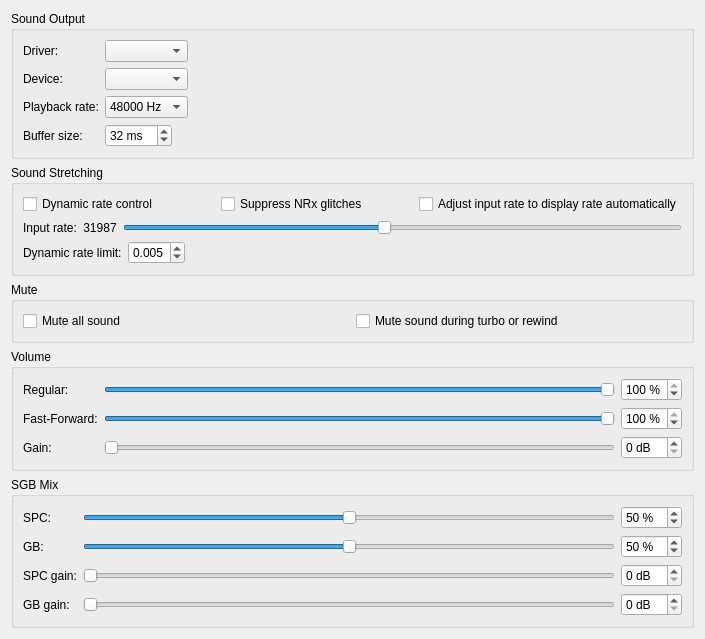
<?xml version="1.0" encoding="UTF-8"?>
<ui version="4.0">
 <class>SoundPanel</class>
 <widget class="QWidget" name="SoundPanel">
  <property name="geometry">
   <rect>
    <x>0</x>
    <y>0</y>
    <width>705</width>
    <height>596</height>
   </rect>
  </property>
  <property name="windowTitle">
   <string>Form</string>
  </property>
  <layout class="QVBoxLayout" name="verticalLayout">
   <item>
    <widget class="QGroupBox" name="groupBox">
     <property name="title">
      <string>Sound Output</string>
     </property>
     <layout class="QVBoxLayout" name="verticalLayout_2">
      <item>
       <layout class="QGridLayout" name="gridLayout" rowminimumheight="0,0,0,0">
        <item row="3" column="1" colspan="2">
         <widget class="QSpinBox" name="spinBox_buffer_size">
          <property name="sizePolicy">
           <sizepolicy hsizetype="Fixed" vsizetype="Fixed">
            <horstretch>0</horstretch>
            <verstretch>0</verstretch>
           </sizepolicy>
          </property>
          <property name="whatsThis">
           <string>&lt;html&gt;&lt;head/&gt;&lt;body&gt;&lt;p&gt;The buffer size for the emulator side of sound playback. Ideally, it should be about two frames worth of audio, or about 32ms at 60Hz. Latency will be half this value.&lt;/p&gt;&lt;/body&gt;&lt;/html&gt;</string>
          </property>
          <property name="suffix">
           <string> ms</string>
          </property>
          <property name="minimum">
           <number>16</number>
          </property>
          <property name="maximum">
           <number>256</number>
          </property>
          <property name="value">
           <number>32</number>
          </property>
         </widget>
        </item>
        <item row="2" column="1">
         <widget class="QComboBox" name="comboBox_playback_rate">
          <property name="sizePolicy">
           <sizepolicy hsizetype="Fixed" vsizetype="Fixed">
            <horstretch>0</horstretch>
            <verstretch>0</verstretch>
           </sizepolicy>
          </property>
          <property name="whatsThis">
           <string>&lt;html&gt;&lt;head/&gt;&lt;body&gt;&lt;p&gt;The output playback rate on your computer. This is &lt;span style=&quot; font-weight:700;&quot;&gt;not&lt;/span&gt; the playback rate of the emulated system.&lt;/p&gt;&lt;p&gt;You should set this to match your operating system's sound server. It should almost always be 48000Hz.&lt;/p&gt;&lt;/body&gt;&lt;/html&gt;</string>
          </property>
          <item>
           <property name="text">
            <string>48000 Hz</string>
           </property>
          </item>
          <item>
           <property name="text">
            <string>44100 Hz</string>
           </property>
          </item>
         </widget>
        </item>
        <item row="3" column="0">
         <widget class="QLabel" name="label_5">
          <property name="text">
           <string>Buffer size:</string>
          </property>
         </widget>
        </item>
        <item row="1" column="0">
         <widget class="QLabel" name="label_2">
          <property name="text">
           <string>Device:</string>
          </property>
         </widget>
        </item>
        <item row="1" column="1">
         <widget class="QComboBox" name="comboBox_device">
          <property name="sizePolicy">
           <sizepolicy hsizetype="Preferred" vsizetype="Fixed">
            <horstretch>0</horstretch>
            <verstretch>0</verstretch>
           </sizepolicy>
          </property>
          <property name="toolTip">
           <string/>
          </property>
         </widget>
        </item>
        <item row="1" column="2">
         <spacer name="horizontalSpacer">
          <property name="orientation">
           <enum>Qt::Horizontal</enum>
          </property>
          <property name="sizeHint" stdset="0">
           <size>
            <width>40</width>
            <height>20</height>
           </size>
          </property>
         </spacer>
        </item>
        <item row="0" column="0">
         <widget class="QLabel" name="label">
          <property name="text">
           <string>Driver:</string>
          </property>
         </widget>
        </item>
        <item row="0" column="1">
         <widget class="QComboBox" name="comboBox_driver">
          <property name="sizePolicy">
           <sizepolicy hsizetype="Preferred" vsizetype="Fixed">
            <horstretch>0</horstretch>
            <verstretch>0</verstretch>
           </sizepolicy>
          </property>
          <property name="toolTip">
           <string>Select the output driver.</string>
          </property>
          <property name="whatsThis">
           <string>&lt;html&gt;&lt;head/&gt;&lt;body&gt;&lt;p&gt;Selects the driver to output sound with.&lt;/p&gt;&lt;p&gt;&lt;span style=&quot; font-style:italic;&quot;&gt;Cubeb: &lt;/span&gt;The recommended option.&lt;/p&gt;&lt;p&gt;&lt;span style=&quot; font-style:italic;&quot;&gt;SDL&lt;/span&gt;: If Cubeb doesn't work.&lt;/p&gt;&lt;p&gt;&lt;span style=&quot; font-style:italic;&quot;&gt;PulseAudio:&lt;/span&gt; Unix only. May have less latency.&lt;/p&gt;&lt;/body&gt;&lt;/html&gt;</string>
          </property>
         </widget>
        </item>
        <item row="2" column="0">
         <widget class="QLabel" name="label_3">
          <property name="text">
           <string>Playback rate:</string>
          </property>
         </widget>
        </item>
       </layout>
      </item>
     </layout>
    </widget>
   </item>
   <item>
    <widget class="QGroupBox" name="groupBox_2">
     <property name="title">
      <string>Sound Stretching</string>
     </property>
     <layout class="QVBoxLayout" name="verticalLayout_3">
      <item>
       <layout class="QHBoxLayout" name="horizontalLayout_5">
        <item>
         <widget class="QCheckBox" name="checkBox_dynamic_rate_control">
          <property name="whatsThis">
           <string>&lt;html&gt;&lt;head/&gt;&lt;body&gt;&lt;p&gt;This option causes the audio to be slightly stretched to keep the latency even and to prevent underruns and overruns, which will cause pops and cracks in the audio.&lt;/p&gt;&lt;/body&gt;&lt;/html&gt;</string>
          </property>
          <property name="text">
           <string>Dynamic rate control</string>
          </property>
         </widget>
        </item>
        <item>
         <widget class="QCheckBox" name="checkBox_suppress_nrx_glitches">
          <property name="whatsThis">
           <string>&lt;html&gt;&lt;head/&gt;&lt;body&gt;&lt;p&gt;Game Boy only: hides the volume jump a channel makes when a game rewrites NRx2 while the channel is still enabled (the &quot;zombie&quot; glitch). Off = exact hardware behaviour, which clicks on every note in some games.&lt;/p&gt;&lt;/body&gt;&lt;/html&gt;</string>
          </property>
          <property name="text">
           <string>Suppress NRx glitches</string>
          </property>
         </widget>
        </item>
        <item>
         <widget class="QCheckBox" name="checkBox_adjust_input_rate">
          <property name="whatsThis">
           <string>&lt;html&gt;&lt;head/&gt;&lt;body&gt;&lt;p&gt;This option stretches the emulated audio output to coincide exactly with your display's refresh rate. It automatically handles the &lt;span style=&quot; font-style:italic;&quot;&gt;Input Rate&lt;/span&gt; option.&lt;/p&gt;&lt;/body&gt;&lt;/html&gt;</string>
          </property>
          <property name="text">
           <string>Adjust input rate to display rate automatically</string>
          </property>
         </widget>
        </item>
       </layout>
      </item>
      <item>
       <layout class="QHBoxLayout" name="horizontalLayout_2">
        <item>
         <widget class="QLabel" name="label_4">
          <property name="text">
           <string>Input rate:</string>
          </property>
         </widget>
        </item>
        <item>
         <widget class="QLabel" name="label_input_rate">
          <property name="text">
           <string>31987</string>
          </property>
          <property name="alignment">
           <set>Qt::AlignCenter</set>
          </property>
         </widget>
        </item>
        <item>
         <layout class="QHBoxLayout" name="horizontalLayout">
          <item>
           <widget class="QSlider" name="horizontalSlider_input_rate">
            <property name="whatsThis">
             <string>&lt;html&gt;&lt;head/&gt;&lt;body&gt;&lt;p&gt;Control how much the audio is stretched initially.&lt;/p&gt;&lt;p&gt;&lt;br/&gt;&lt;/p&gt;&lt;p&gt;Unless you know what you're doing, it's best to use the option above this to adjust it automatically.&lt;/p&gt;&lt;/body&gt;&lt;/html&gt;</string>
            </property>
            <property name="minimum">
             <number>31800</number>
            </property>
            <property name="maximum">
             <number>32200</number>
            </property>
            <property name="value">
             <number>31987</number>
            </property>
            <property name="orientation">
             <enum>Qt::Horizontal</enum>
            </property>
            <property name="tickPosition">
             <enum>QSlider::NoTicks</enum>
            </property>
           </widget>
          </item>
         </layout>
        </item>
       </layout>
      </item>
      <item>
       <layout class="QHBoxLayout" name="horizontalLayout_3">
        <item>
         <widget class="QLabel" name="label_6">
          <property name="sizePolicy">
           <sizepolicy hsizetype="Fixed" vsizetype="Preferred">
            <horstretch>0</horstretch>
            <verstretch>0</verstretch>
           </sizepolicy>
          </property>
          <property name="text">
           <string>Dynamic rate limit:</string>
          </property>
         </widget>
        </item>
        <item>
         <widget class="QDoubleSpinBox" name="doubleSpinBox_dynamic_rate_limit">
          <property name="sizePolicy">
           <sizepolicy hsizetype="Fixed" vsizetype="Fixed">
            <horstretch>0</horstretch>
            <verstretch>0</verstretch>
           </sizepolicy>
          </property>
          <property name="whatsThis">
           <string>&lt;html&gt;&lt;head/&gt;&lt;body&gt;&lt;p&gt;If after everything, you're still getting pops and crackles in audio, you can increase this value. However, it may cause noticeable distortion.&lt;/p&gt;&lt;/body&gt;&lt;/html&gt;</string>
          </property>
          <property name="decimals">
           <number>3</number>
          </property>
          <property name="maximum">
           <double>0.050000000000000</double>
          </property>
          <property name="singleStep">
           <double>0.001000000000000</double>
          </property>
          <property name="value">
           <double>0.005000000000000</double>
          </property>
         </widget>
        </item>
        <item>
         <spacer name="horizontalSpacer_2">
          <property name="orientation">
           <enum>Qt::Horizontal</enum>
          </property>
          <property name="sizeHint" stdset="0">
           <size>
            <width>40</width>
            <height>20</height>
           </size>
          </property>
         </spacer>
        </item>
       </layout>
      </item>
     </layout>
    </widget>
   </item>
   <item>
    <widget class="QGroupBox" name="groupBox_3">
     <property name="title">
      <string>Mute</string>
     </property>
     <layout class="QHBoxLayout" name="horizontalLayout_4">
      <item>
       <widget class="QCheckBox" name="checkBox_mute_sound">
        <property name="whatsThis">
         <string>&lt;html&gt;&lt;head/&gt;&lt;body&gt;&lt;p&gt;Erases all emulated sound output and just sends out silence.&lt;/p&gt;&lt;/body&gt;&lt;/html&gt;</string>
        </property>
        <property name="text">
         <string>Mute all sound</string>
        </property>
       </widget>
      </item>
      <item>
       <widget class="QCheckBox" name="checkBox_mute_during_alt_speed">
        <property name="whatsThis">
         <string>&lt;html&gt;&lt;head/&gt;&lt;body&gt;&lt;p&gt;Mutes sound when using the turbo and rewind functions, which might be annoying to some users.&lt;/p&gt;&lt;/body&gt;&lt;/html&gt;</string>
        </property>
        <property name="text">
         <string>Mute sound during turbo or rewind</string>
        </property>
       </widget>
      </item>
     </layout>
    </widget>
   </item>
   <item>
    <widget class="QGroupBox" name="groupBox_volume">
     <property name="title">
      <string>Volume</string>
     </property>
     <layout class="QGridLayout" name="gridLayout_volume">
      <item row="0" column="0">
       <widget class="QLabel" name="label_volume_regular">
        <property name="text"><string>Regular:</string></property>
       </widget>
      </item>
      <item row="0" column="1">
       <widget class="QSlider" name="slider_volume_regular">
        <property name="whatsThis">
         <string>&lt;html&gt;&lt;head/&gt;&lt;body&gt;&lt;p&gt;Master output volume during normal play. Moving this also drags the per-source SGB sliders so they stay in step.&lt;/p&gt;&lt;/body&gt;&lt;/html&gt;</string>
        </property>
        <property name="minimum"><number>0</number></property>
        <property name="maximum"><number>100</number></property>
        <property name="value"><number>100</number></property>
        <property name="orientation"><enum>Qt::Horizontal</enum></property>
       </widget>
      </item>
      <item row="0" column="2">
       <widget class="QSpinBox" name="spinBox_volume_regular">
        <property name="suffix"><string> %</string></property>
        <property name="minimum"><number>0</number></property>
        <property name="maximum"><number>100</number></property>
        <property name="value"><number>100</number></property>
       </widget>
      </item>
      <item row="1" column="0">
       <widget class="QLabel" name="label_volume_fast_forward">
        <property name="text"><string>Fast-Forward:</string></property>
       </widget>
      </item>
      <item row="1" column="1">
       <widget class="QSlider" name="slider_volume_fast_forward">
        <property name="whatsThis">
         <string>&lt;html&gt;&lt;head/&gt;&lt;body&gt;&lt;p&gt;Master output volume during turbo and rewind.&lt;/p&gt;&lt;/body&gt;&lt;/html&gt;</string>
        </property>
        <property name="minimum"><number>0</number></property>
        <property name="maximum"><number>100</number></property>
        <property name="value"><number>100</number></property>
        <property name="orientation"><enum>Qt::Horizontal</enum></property>
       </widget>
      </item>
      <item row="1" column="2">
       <widget class="QSpinBox" name="spinBox_volume_fast_forward">
        <property name="suffix"><string> %</string></property>
        <property name="minimum"><number>0</number></property>
        <property name="maximum"><number>100</number></property>
        <property name="value"><number>100</number></property>
       </widget>
      </item>
      <item row="2" column="0">
       <widget class="QLabel" name="label_gain_regular">
        <property name="text"><string>Gain:</string></property>
       </widget>
      </item>
      <item row="2" column="1">
       <widget class="QSlider" name="slider_gain_regular">
        <property name="whatsThis">
         <string>&lt;html&gt;&lt;head/&gt;&lt;body&gt;&lt;p&gt;Master pre-amp applied after the volume percentages. 0 dB is unchanged; boosting can clip loud material.&lt;/p&gt;&lt;/body&gt;&lt;/html&gt;</string>
        </property>
        <property name="minimum"><number>0</number></property>
        <property name="maximum"><number>12</number></property>
        <property name="value"><number>0</number></property>
        <property name="orientation"><enum>Qt::Horizontal</enum></property>
       </widget>
      </item>
      <item row="2" column="2">
       <widget class="QSpinBox" name="spinBox_gain_regular">
        <property name="suffix"><string> dB</string></property>
        <property name="minimum"><number>0</number></property>
        <property name="maximum"><number>12</number></property>
        <property name="value"><number>0</number></property>
       </widget>
      </item>
     </layout>
    </widget>
   </item>
   <item>
    <widget class="QGroupBox" name="groupBox_sgb_mix">
     <property name="title">
      <string>SGB Mix</string>
     </property>
     <layout class="QGridLayout" name="gridLayout_sgb_mix">
      <item row="0" column="0">
       <widget class="QLabel" name="label_volume_spc">
        <property name="text"><string>SPC:</string></property>
       </widget>
      </item>
      <item row="0" column="1">
       <widget class="QSlider" name="slider_volume_spc">
        <property name="whatsThis">
         <string>&lt;html&gt;&lt;head/&gt;&lt;body&gt;&lt;p&gt;SGB BIOS mix: SPC channel volume. Only active in SGB1/SGB2 BIOS mode — BIOS-less GB playback discards SPC output.&lt;/p&gt;&lt;/body&gt;&lt;/html&gt;</string>
        </property>
        <property name="minimum"><number>0</number></property>
        <property name="maximum"><number>100</number></property>
        <property name="value"><number>50</number></property>
        <property name="orientation"><enum>Qt::Horizontal</enum></property>
       </widget>
      </item>
      <item row="0" column="2">
       <widget class="QSpinBox" name="spinBox_volume_spc">
        <property name="suffix"><string> %</string></property>
        <property name="minimum"><number>0</number></property>
        <property name="maximum"><number>100</number></property>
        <property name="value"><number>50</number></property>
       </widget>
      </item>
      <item row="1" column="0">
       <widget class="QLabel" name="label_volume_gb">
        <property name="text"><string>GB:</string></property>
       </widget>
      </item>
      <item row="1" column="1">
       <widget class="QSlider" name="slider_volume_gb">
        <property name="whatsThis">
         <string>&lt;html&gt;&lt;head/&gt;&lt;body&gt;&lt;p&gt;SGB BIOS mix: GB channel volume. Active in SGB1/SGB2 BIOS mode; in BIOS-less mode this mirrors the Regular master, which is what actually scales GB output.&lt;/p&gt;&lt;/body&gt;&lt;/html&gt;</string>
        </property>
        <property name="minimum"><number>0</number></property>
        <property name="maximum"><number>100</number></property>
        <property name="value"><number>50</number></property>
        <property name="orientation"><enum>Qt::Horizontal</enum></property>
       </widget>
      </item>
      <item row="1" column="2">
       <widget class="QSpinBox" name="spinBox_volume_gb">
        <property name="suffix"><string> %</string></property>
        <property name="minimum"><number>0</number></property>
        <property name="maximum"><number>100</number></property>
        <property name="value"><number>50</number></property>
       </widget>
      </item>
      <item row="2" column="0">
       <widget class="QLabel" name="label_gain_spc">
        <property name="text"><string>SPC gain:</string></property>
       </widget>
      </item>
      <item row="2" column="1">
       <widget class="QSlider" name="slider_gain_spc">
        <property name="whatsThis">
         <string>&lt;html&gt;&lt;head/&gt;&lt;body&gt;&lt;p&gt;Pre-amp on the SPC side of the SGB mix, applied after its volume percentage. Only active in SGB1/SGB2 BIOS mode.&lt;/p&gt;&lt;/body&gt;&lt;/html&gt;</string>
        </property>
        <property name="minimum"><number>0</number></property>
        <property name="maximum"><number>12</number></property>
        <property name="value"><number>0</number></property>
        <property name="orientation"><enum>Qt::Horizontal</enum></property>
       </widget>
      </item>
      <item row="2" column="2">
       <widget class="QSpinBox" name="spinBox_gain_spc">
        <property name="suffix"><string> dB</string></property>
        <property name="minimum"><number>0</number></property>
        <property name="maximum"><number>12</number></property>
        <property name="value"><number>0</number></property>
       </widget>
      </item>
      <item row="3" column="0">
       <widget class="QLabel" name="label_gain_gb">
        <property name="text"><string>GB gain:</string></property>
       </widget>
      </item>
      <item row="3" column="1">
       <widget class="QSlider" name="slider_gain_gb">
        <property name="whatsThis">
         <string>&lt;html&gt;&lt;head/&gt;&lt;body&gt;&lt;p&gt;Pre-amp on the GB side of the SGB mix, applied after its volume percentage. Only active in SGB1/SGB2 BIOS mode.&lt;/p&gt;&lt;/body&gt;&lt;/html&gt;</string>
        </property>
        <property name="minimum"><number>0</number></property>
        <property name="maximum"><number>12</number></property>
        <property name="value"><number>0</number></property>
        <property name="orientation"><enum>Qt::Horizontal</enum></property>
       </widget>
      </item>
      <item row="3" column="2">
       <widget class="QSpinBox" name="spinBox_gain_gb">
        <property name="suffix"><string> dB</string></property>
        <property name="minimum"><number>0</number></property>
        <property name="maximum"><number>12</number></property>
        <property name="value"><number>0</number></property>
       </widget>
      </item>
     </layout>
    </widget>
   </item>
   <item>
    <spacer name="verticalSpacer">
     <property name="orientation">
      <enum>Qt::Vertical</enum>
     </property>
     <property name="sizeHint" stdset="0">
      <size>
       <width>20</width>
       <height>40</height>
      </size>
     </property>
    </spacer>
   </item>
  </layout>
 </widget>
 <resources/>
 <connections/>
</ui>
